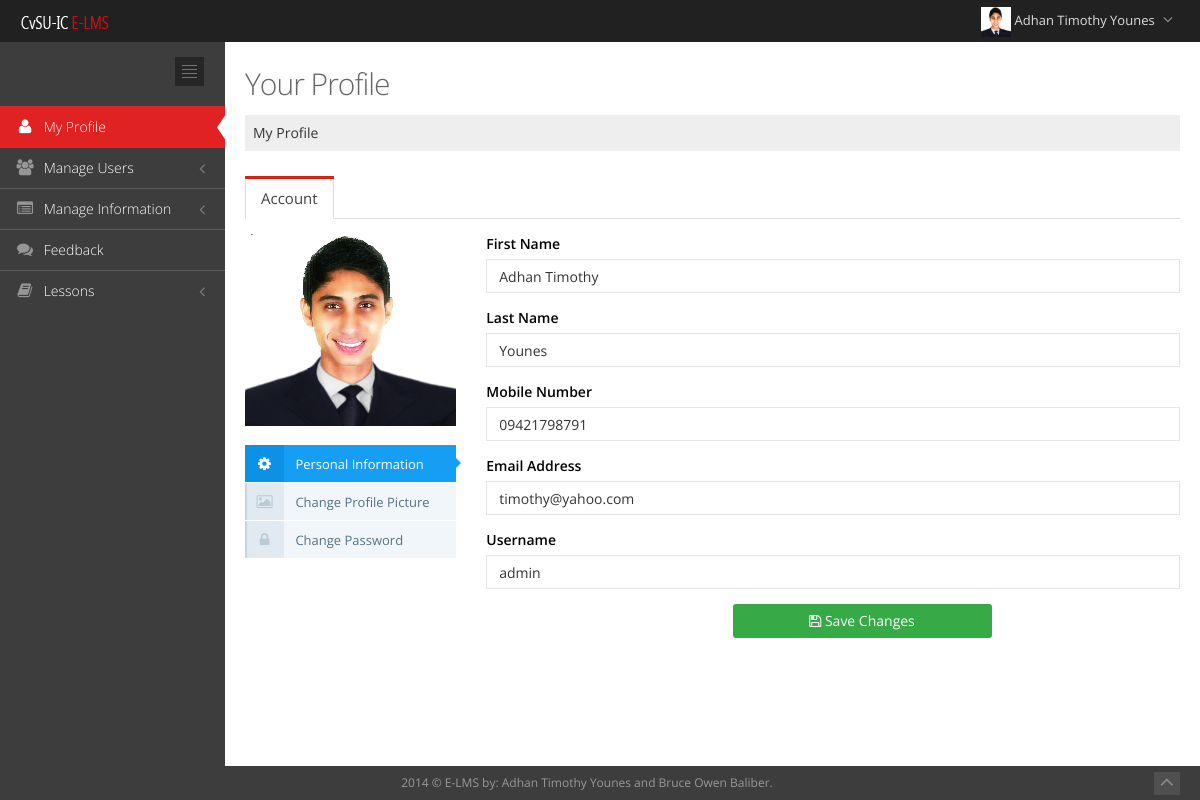
The app's page /administrator/myprofile.php (signed in) with its own data.
### tables this page shows
CREATE TABLE IF NOT EXISTS `users` (
  `id` int(10) NOT NULL,
  `fullname` varchar(250) NOT NULL,
  `firstname` varchar(250) NOT NULL,
  `lastname` varchar(250) NOT NULL,
  `email` varchar(250) NOT NULL,
  `username` varchar(200) DEFAULT NULL,
  `password` varchar(200) DEFAULT NULL,
  `level` varchar(200) NOT NULL,
  `status` varchar(250) NOT NULL,
  `mobile` varchar(200) NOT NULL,
  `profilepic` varchar(250) NOT NULL,
  `gender` varchar(250) NOT NULL,
  `address` varchar(250) NOT NULL,
  `verification_code` varchar(250) NOT NULL,
  `logging` varchar(200) NOT NULL
);

### administrator/myprofile.php (the view, shortened to what this page needs)
<?php
$id1=$_SESSION['timkey'];
$query=mysql_query("select * from users where id='$id1' ");
if($num=mysql_num_rows($query)>0)
{
	$row=mysql_fetch_assoc($query);
	$firstname=$row['firstname'];
	$lastname=$row['lastname'];
	$image=$row['profilepic'];
	$username=$row['username'];
	$mobile=$row['mobile'];
	$email=$row['email'];
}
else
{
	header("location: ../index.php?Unauthorize_access!");
}
?>
<!DOCTYPE html>
<html lang="en" class="no-js">
<head>
<link href="../template/assets/plugins/font-awesome/css/font-awesome.min.css" rel="stylesheet" type="text/css"/>
<link href="../template/assets/plugins/bootstrap/css/bootstrap.min.css" rel="stylesheet" type="text/css"/>
<link href="../template/assets/plugins/uniform/css/uniform.default.css" rel="stylesheet" type="text/css"/>
<link rel="stylesheet" type="text/css" href="../template/assets/plugins/bootstrap-fileinput/bootstrap-fileinput.css"/>
<link rel="stylesheet" type="text/css" href="../template/assets/plugins/select2/select2.css"/>
<link rel="stylesheet" type="text/css" href="../template/assets/plugins/select2/select2-metronic.css"/>
<link rel="stylesheet" type="text/css" href="../template/assets/plugins/bootstrap-wysihtml5/bootstrap-wysihtml5.css"/>
<link rel="stylesheet" type="text/css" href="../template/assets/plugins/bootstrap-markdown/css/bootstrap-markdown.min.css">
<link href="../template/assets/plugins/bootstrap-modal/css/bootstrap-modal-bs3patch.css" rel="stylesheet" type="text/css"/>
<link href="../template/assets/plugins/bootstrap-modal/css/bootstrap-modal.css" rel="stylesheet" type="text/css"/>
<link href="../template/assets/css/style-metronic.css" rel="stylesheet" type="text/css"/>
<link href="../template/assets/css/style.css" rel="stylesheet" type="text/css"/>
<link href="../template/assets/css/style-responsive.css" rel="stylesheet" type="text/css"/>
<link href="../template/assets/css/plugins.css" rel="stylesheet" type="text/css"/>
<link href="../template/assets/css/themes/default.css" rel="stylesheet" type="text/css" id="style_color"/>
<link href="../template/assets/css/pages/profile.css" rel="stylesheet" type="text/css"/>
<link href="../template/assets/css/custom.css" rel="stylesheet" type="text/css"/>
</head>
<body class="page-header-fixed">
<div class="header navbar navbar-fixed-top">
	<div class="header-inner">
		<a class="navbar-brand" href="myprofile.php">
			<img src="../template/assets/img/cvsu_logo_small.png" alt="logo" class="img-responsive"/>
		</a>
		<ul class="nav navbar-nav pull-right">
			<li class="dropdown user">
				<a href="#" class="dropdown-toggle" data-toggle="dropdown" data-hover="dropdown" data-close-others="true">
					<img alt="" src="images/adminprofile/<?php echo $image; ?>" class="imgs" />
					<span class="username">
						 <?php echo $firstname." ".$lastname;?>
					</span>
					<i class="fa fa-angle-down"></i>
				</a>
			</li>
		</ul>
	</div>
</div>
<div class="page-container">
	<div class="page-sidebar-wrapper">
		<div class="page-sidebar navbar-collapse collapse">
			<ul class="page-sidebar-menu" data-auto-scroll="true" data-slide-speed="200">
				<li class="sidebar-toggler-wrapper margin-bottom-20">
					<div class="sidebar-toggler hidden-phone">
					</div>
				</li>
				<li class="tooltips active" data-container="body" data-placement="right" data-html="true" data-original-title="Manage your own account">
					<a href="myprofile.php">
						<i class="fa fa-user"></i>
						<span class="title">
							My Profile
						</span>
						<span class="selected">
						</span>
					</a>
				</li>
				<li class="tooltips" data-container="body" data-placement="right" data-html="true" data-original-title="">
					<a href="javascript:;">
						<i class="fa fa-users"></i>
						<span class="title">
							Manage Users
						</span>
					</a>
				</li>
								<li class="tooltips" data-container="body" data-placement="right" data-html="true" data-original-title="">
					<a href="javascript:;">
						<i class="fa fa-list-alt"></i>
						<span class="title">
							Manage Information
						</span>
					</a>
				</li>
				<li class="tooltips" data-container="body" data-placement="right" data-html="true" data-original-title="Manage your own account">
					<a href="feedback.php">
						<i class="fa fa-comments"></i>
						<span class="title">
							Feedback
						</span>
					</a>
				</li>
				<li class="tooltips" data-container="body" data-placement="right" data-html="true" data-original-title="Lessons Overview">
					<a href="javascript:;">
						<i class="fa fa-book"></i>
						<span class="title">
							Lessons
						</span>
					</a>
				</li>
		</div>
	</div>
	<div class="page-content-wrapper">
		<div class="page-content">
			<div class="row">
				<div class="col-md-12">
					<h3 class="page-title">
					Your Profile <small></small>
					</h3>
					<ul class="page-breadcrumb breadcrumb">
						<li>
						<li>
							<a href="myprofile.php">
								My Profile
							</a>
						</li>
					</ul>
				</div>
			</div>
			<div class="row profile">
				<div class="col-md-12">
					<div class="tabbable tabbable-custom tabbable-full-width">
						<ul class="nav nav-tabs">
							<li class="active">
								<a href="#tab_1_3" data-toggle="tab">
									 Account
								</a>
							</li>
						</ul>
						<div class="tab-content">
							<div class="tab-pane active" id="tab_1_3">
								<div class="row profile-account">
									<div class="col-md-3">
										<ul class="ver-inline-menu tabbable margin-bottom-10">
												<li>
												<img src="images/adminprofile/<?php echo$image; ?>" class="img-responsive" alt=""/></br>
											</li>
											<li class="active">
												<a data-toggle="tab" href="#tab_1-1">
													<i class="fa fa-cog"></i> Personal Information
												</a>
											</li>
											<li>
												<a data-toggle="tab" href="#tab_2-2">
													<i class="fa fa-picture-o"></i> Change Profile Picture
												</a>
											</li>
											<li>
												<a data-toggle="tab" href="#tab_3-3">
													<i class="fa fa-lock"></i> Change Password
												</a>
											</li>
										</ul>
									</div>
									<div class="col-md-9">
										<div class="tab-content">
											<div id="tab_1-1" class="tab-pane active">
												<form action="../function/updateprofile_admin.php" method="post" enctype="multipart/form-data" id="">
													<div class="form-group">
														<label class="control-label bold">First Name</label>
											<div class="input-icon right">
												<i class="fa"></i>
														<input type="text" class="form-control" name="firstname" value="<?php echo$firstname;?>" required />
														</div>
													</div>
													<div class="form-group">
														<label class="control-label bold" >Last Name</label>
											<div class="input-icon right">
												<i class="fa"></i>
														<input type="text" class="form-control" name="lastname" value="<?php echo$lastname;?>" required />
													</div>
													</div>
													<div class="form-group">
														<label class="control-label bold" >Mobile Number</label>
											<div class="input-icon right">
												<i class="fa"></i>
												<input type="text" class="form-control" name="mobile" value="<?php echo$mobile;?>" pattern="[0-9]{11}" required/>
											</div>
													</div>
													<div class="form-group">
														<label class="control-label bold">Email Address</label>
											<div class="input-icon right">
												<i class="fa"></i>
												<input type="email" class="form-control" name="email" value="<?php echo$email;?>" required />
											</div>
													</div>
													<div class="form-group">
														<label class="control-label bold">Username</label>
											<div class="input-icon right">
												<i class="fa"></i>
														<input type="text" name="username" class="form-control" value="<?php echo$username;?>" required />
													</div>
													</div>
													<div class="margin-top-10">
									<div class="col-md-offset-4 col-md-5">
										<button type="submit" class="btn green" name="save"><i class="fa fa-save"></i> Save Changes</button>
									</div>
													</div>
												</form>
											</div>
											</div>
										</div>
									</div>
								</div>
							</div>
						</div>
					</div>
				</div>
			</div>
		</div>
	</div>
<?php
	include"../function/footer.php";
?>
</body>
</html>

### template/assets/css/style-metronic.css (style rules this page uses)
div, input, select, textarea, span, img, table, td, th, p, a, button, ul, code, pre, li { -webkit-border-radius: 0 !important; -moz-border-radius: 0 !important; border-radius: 0 !important; }
.btn { width: 100%; border-width: 0; padding: 7px 14px; font-size: 14px; display: inline-block; outline: none !important; -webkit-box-shadow: none !important; -moz-box-shadow: none !important; box-shadow: none !important; -webkit-border-radius: 0px !important; -moz-border-radius: 0px !important; border-radius: 3px !important; text-shadow: none; }
.btn.green { color: white; text-shadow: none; background-color: #35aa47; }
.btn > i { font-size: 14px; }
label { font-weight: 400; font-size: 14px; }
.form-control { font-size: 14px; font-weight: normal; color: #333333; background-color: #ffffff; border: 1px solid #e5e5e5; border-radius: 0; -webkit-box-shadow: none; box-shadow: none; -webkit-transition: border-color ease-in-out .15s, box-shadow ease-in-out .15s; transition: border-color ease-in-out .15s, box-shadow ease-in-out .15s; }
.nav-tabs, .nav-pills { margin-bottom: 10px; }
.tabbable:before, .tabbable:after { display: table; content: " "; }
.tabbable:after { clear: both; }

### template/assets/css/style-responsive.css (style rules this page uses)
@media (min-width: 992px) { .page-sidebar { width: 225px; float: left; position: relative; margin-right: -100%; } }
@media (min-width: 992px) { .page-sidebar.navbar-collapse { max-height: none !important; } }
@media (min-width: 992px) { .page-content-wrapper { float: left; width: 100%; } }
@media (min-width: 992px) { .page-content { margin-left: 225px; margin-top: 0px; min-height: 600px; padding: 25px 20px 20px 20px; } }

### template/assets/css/themes/default.css (style rules this page uses)
body { background-color: #3d3d3d !important; }
.header { filter: none !important; background-image: none !important; background-color: #212121 !important; }
.header .navbar-nav li.dropdown .dropdown-toggle i { color: #8a8a8a !important; }
.page-sidebar { background-color: #3d3d3d; }
ul.page-sidebar-menu > li > a { border-top: 1px solid #5c5c5c !important; color: #ffffff !important; }
ul.page-sidebar-menu > li:last-child > a { border-bottom: 1px solid transparent !important; }
ul.page-sidebar-menu > li a i { color: #969696; }
ul.page-sidebar-menu > li.active > a { background: #e02222 !important; border-top-color: transparent !important; color: #ffffff; }
ul.page-sidebar-menu > li.active > a i { color: #ffffff; }
.sidebar-toggler { background-image: url(../../img/sidebar-toggler.jpg); background-color: #242424; }

### template/assets/css/pages/profile.css (style rules this page uses)
.profile { position:relative; }
.profile label { margin-top:10px; }
.profile label:first-child { margin-top:0; }

### records on screen
users: profilepic (picture), firstname "Adhan Timothy", lastname "Younes", mobile "09421798791", email "timothy@yahoo.com", username "admin"
